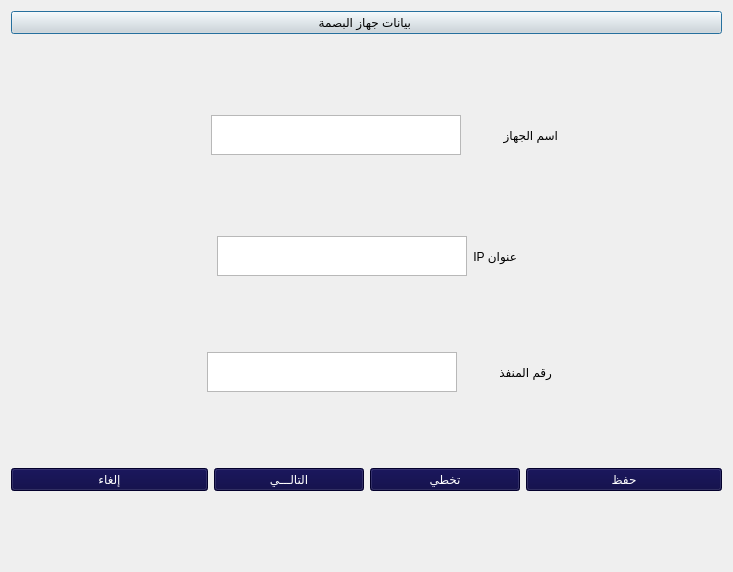
<?xml version="1.0" encoding="UTF-8"?>
<ui version="4.0">
 <class>Dialog</class>
 <widget class="QDialog" name="Dialog">
  <property name="geometry">
   <rect>
    <x>0</x>
    <y>0</y>
    <width>733</width>
    <height>572</height>
   </rect>
  </property>
  <property name="windowTitle">
   <string>التهيئة</string>
  </property>
  <layout class="QGridLayout" name="gridLayout">
   <item row="0" column="0">
    <layout class="QVBoxLayout" name="verticalLayout_2">
     <item>
      <widget class="QPushButton" name="labAddDivece">
       <property name="styleSheet">
        <string notr="true">background-color:rgb(223, 221, 220);
color:rgb(0, 0, 0);

font: 18pt &quot;Mohammad Annoktah&quot;;</string>
       </property>
       <property name="text">
        <string>بيانات جهاز البصمة </string>
       </property>
      </widget>
     </item>
     <item>
      <layout class="QVBoxLayout" name="verticalLayout">
       <item>
        <layout class="QHBoxLayout" name="horizontalLayout" stretch="22,40,10,18">
         <item>
          <spacer name="horizontalSpacer">
           <property name="orientation">
            <enum>Qt::Horizontal</enum>
           </property>
           <property name="sizeHint" stdset="0">
            <size>
             <width>100</width>
             <height>50</height>
            </size>
           </property>
          </spacer>
         </item>
         <item>
          <widget class="QTextEdit" name="txtDeviceName">
           <property name="maximumSize">
            <size>
             <width>250</width>
             <height>40</height>
            </size>
           </property>
           <property name="styleSheet">
            <string notr="true">font: 75 11pt &quot;MS Shell Dlg 2&quot;;</string>
           </property>
           <property name="inputMethodHints">
            <set>Qt::ImhDigitsOnly|Qt::ImhMultiLine|Qt::ImhPreferNumbers</set>
           </property>
          </widget>
         </item>
         <item>
          <widget class="QLabel" name="label_2">
           <property name="maximumSize">
            <size>
             <width>100</width>
             <height>40</height>
            </size>
           </property>
           <property name="styleSheet">
            <string notr="true">font: 10pt &quot;Mohammad Annoktah&quot;;</string>
           </property>
           <property name="text">
            <string>اسم الجهاز</string>
           </property>
          </widget>
         </item>
         <item>
          <spacer name="horizontalSpacer_2">
           <property name="orientation">
            <enum>Qt::Horizontal</enum>
           </property>
           <property name="sizeHint" stdset="0">
            <size>
             <width>30</width>
             <height>20</height>
            </size>
           </property>
          </spacer>
         </item>
        </layout>
       </item>
       <item>
        <layout class="QHBoxLayout" name="horizontalLayout_2">
         <item>
          <spacer name="horizontalSpacer_3">
           <property name="orientation">
            <enum>Qt::Horizontal</enum>
           </property>
           <property name="sizeHint" stdset="0">
            <size>
             <width>40</width>
             <height>20</height>
            </size>
           </property>
          </spacer>
         </item>
         <item>
          <widget class="QTextEdit" name="txtIPNumber">
           <property name="maximumSize">
            <size>
             <width>250</width>
             <height>40</height>
            </size>
           </property>
           <property name="styleSheet">
            <string notr="true">font: 75 11pt &quot;MS Shell Dlg 2&quot;;</string>
           </property>
           <property name="inputMethodHints">
            <set>Qt::ImhPreferNumbers</set>
           </property>
          </widget>
         </item>
         <item>
          <widget class="QLabel" name="label_3">
           <property name="maximumSize">
            <size>
             <width>100</width>
             <height>40</height>
            </size>
           </property>
           <property name="styleSheet">
            <string notr="true">font: 10pt &quot;Mohammad Annoktah&quot;;</string>
           </property>
           <property name="text">
            <string>عنوان IP</string>
           </property>
          </widget>
         </item>
         <item>
          <spacer name="horizontalSpacer_4">
           <property name="orientation">
            <enum>Qt::Horizontal</enum>
           </property>
           <property name="sizeHint" stdset="0">
            <size>
             <width>40</width>
             <height>20</height>
            </size>
           </property>
          </spacer>
         </item>
        </layout>
       </item>
       <item>
        <layout class="QHBoxLayout" name="horizontalLayout_3" stretch="22,40,10,19">
         <item>
          <spacer name="horizontalSpacer_5">
           <property name="orientation">
            <enum>Qt::Horizontal</enum>
           </property>
           <property name="sizeHint" stdset="0">
            <size>
             <width>40</width>
             <height>20</height>
            </size>
           </property>
          </spacer>
         </item>
         <item>
          <widget class="QTextEdit" name="txtPortNumber">
           <property name="maximumSize">
            <size>
             <width>250</width>
             <height>40</height>
            </size>
           </property>
           <property name="styleSheet">
            <string notr="true">font: 75 11pt &quot;MS Shell Dlg 2&quot;;</string>
           </property>
           <property name="inputMethodHints">
            <set>Qt::ImhDigitsOnly|Qt::ImhMultiLine|Qt::ImhPreferNumbers</set>
           </property>
          </widget>
         </item>
         <item>
          <widget class="QLabel" name="label_4">
           <property name="maximumSize">
            <size>
             <width>100</width>
             <height>40</height>
            </size>
           </property>
           <property name="styleSheet">
            <string notr="true">font: 10pt &quot;Mohammad Annoktah&quot;;</string>
           </property>
           <property name="text">
            <string>رقم المنفذ</string>
           </property>
          </widget>
         </item>
         <item>
          <spacer name="horizontalSpacer_6">
           <property name="orientation">
            <enum>Qt::Horizontal</enum>
           </property>
           <property name="sizeHint" stdset="0">
            <size>
             <width>40</width>
             <height>20</height>
            </size>
           </property>
          </spacer>
         </item>
        </layout>
       </item>
       <item>
        <layout class="QHBoxLayout" name="horizontalLayout_4"/>
       </item>
       <item>
        <layout class="QHBoxLayout" name="horizontalLayout_5">
         <item>
          <widget class="QPushButton" name="btnCancelInitDevice">
           <property name="styleSheet">
            <string notr="true">background-color:rgb(4, 0, 62);
color:rgb(255, 255, 255);
font: 15pt &quot;Mohammad Annoktah&quot;;</string>
           </property>
           <property name="text">
            <string>إلغاء</string>
           </property>
          </widget>
         </item>
         <item>
          <widget class="QPushButton" name="btnSaveDevice">
           <property name="maximumSize">
            <size>
             <width>150</width>
             <height>60</height>
            </size>
           </property>
           <property name="styleSheet">
            <string notr="true">background-color:rgb(4, 0, 62);
color:rgb(255, 255, 255);
font: 15pt &quot;Mohammad Annoktah&quot;;</string>
           </property>
           <property name="text">
            <string>التالـــي</string>
           </property>
           <property name="icon">
            <iconset>
             <normaloff>icons/arrowLeft.png</normaloff>icons/arrowLeft.png</iconset>
           </property>
           <property name="iconSize">
            <size>
             <width>35</width>
             <height>35</height>
            </size>
           </property>
          </widget>
         </item>
         <item>
          <widget class="QPushButton" name="btnSkippingDevice">
           <property name="maximumSize">
            <size>
             <width>150</width>
             <height>60</height>
            </size>
           </property>
           <property name="styleSheet">
            <string notr="true">background-color:rgb(4, 0, 62);
color:rgb(255, 255, 255);
font: 15pt &quot;Mohammad Annoktah&quot;;</string>
           </property>
           <property name="text">
            <string>تخطي</string>
           </property>
           <property name="icon">
            <iconset>
             <normaloff>icons/arrow-left.png</normaloff>icons/arrow-left.png</iconset>
           </property>
           <property name="iconSize">
            <size>
             <width>30</width>
             <height>30</height>
            </size>
           </property>
          </widget>
         </item>
         <item>
          <widget class="QPushButton" name="btnSaveInitDevice">
           <property name="styleSheet">
            <string notr="true">background-color:rgb(4, 0, 62);
color:rgb(255, 255, 255);
font: 15pt &quot;Mohammad Annoktah&quot;;</string>
           </property>
           <property name="text">
            <string>حفظ</string>
           </property>
          </widget>
         </item>
        </layout>
       </item>
      </layout>
     </item>
    </layout>
   </item>
  </layout>
 </widget>
 <tabstops>
  <tabstop>txtDeviceName</tabstop>
  <tabstop>txtIPNumber</tabstop>
  <tabstop>txtPortNumber</tabstop>
  <tabstop>labAddDivece</tabstop>
  <tabstop>btnCancelInitDevice</tabstop>
  <tabstop>btnSaveDevice</tabstop>
  <tabstop>btnSkippingDevice</tabstop>
  <tabstop>btnSaveInitDevice</tabstop>
 </tabstops>
 <resources/>
 <connections/>
</ui>
